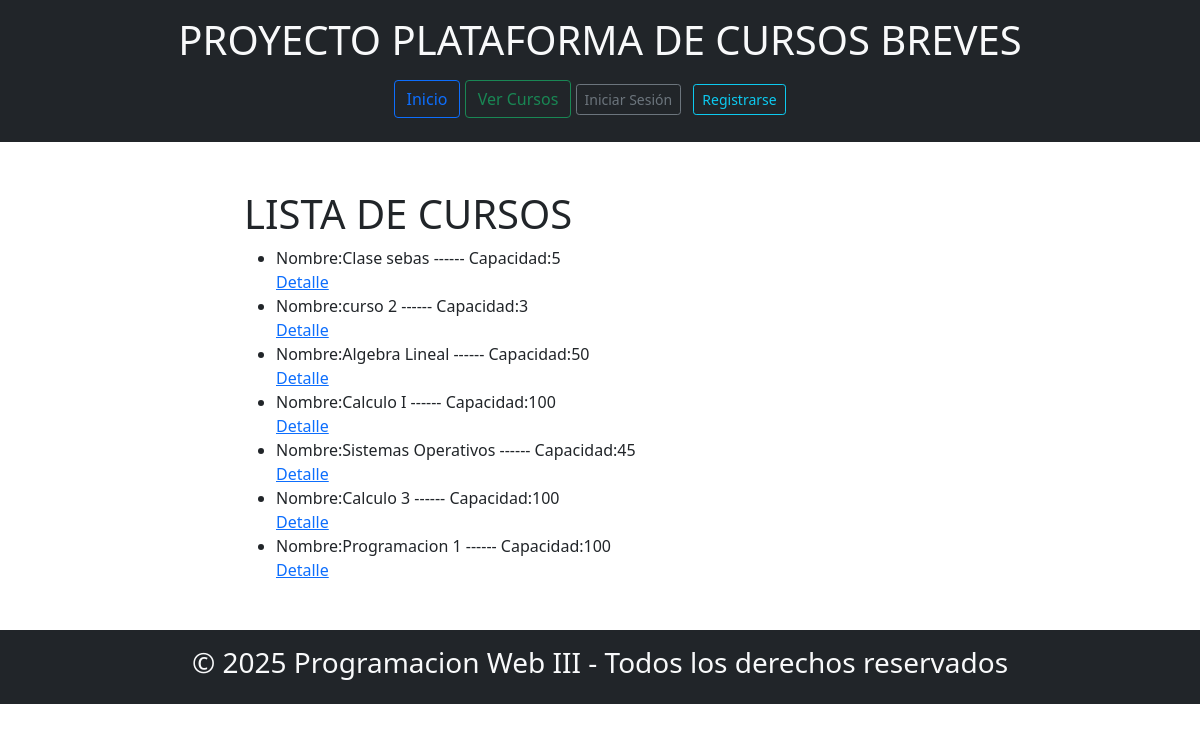
Before: /lista_cursos/ with the older database file.
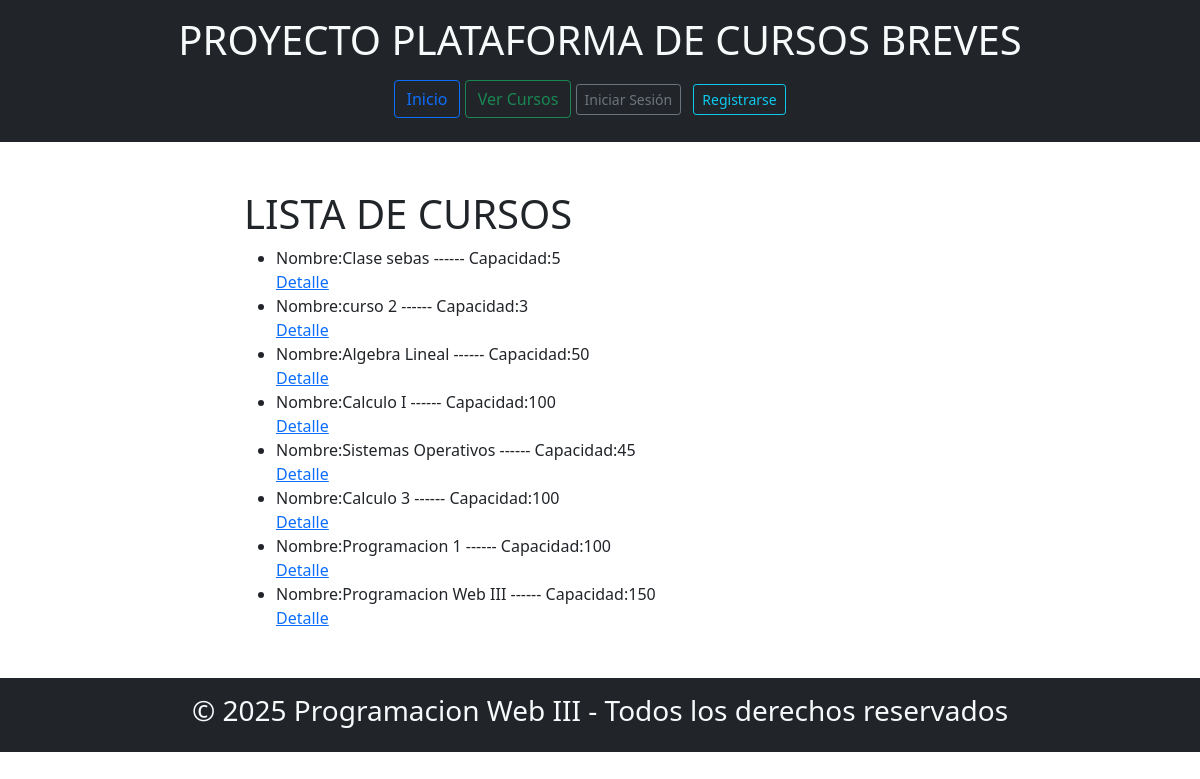
After: the same page with the newer database file.
### aplicacion/models.py (models this page shows, shortened)
class Curso(models.Model):
    nom_curso = models.CharField(max_length=30)
    capacidad = models.IntegerField()
    id_profesor = models.ForeignKey(Profesor, on_delete=models.CASCADE, related_name='cursos')

### aplicacion/views.py (the view)
# urls.py: path('lista_cursos/', views.lista_cursos, name='lista_cursos'),
def lista_cursos(request):
    cursos = Curso.objects.all()
    return render(request,'aplicacion/lista_cursos.html', {'cursos':cursos})

### aplicacion/templates/aplicacion/lista_cursos.html
{% extends "aplicacion/base.html" %}
{% block content %}
    <h1>LISTA DE CURSOS</h1>
    <ul>
        {% for curso in cursos %}
                <li>Nombre:{{curso.nom_curso}} ------ Capacidad:{{curso.capacidad}}</li><a href="{% url 'detalle_curso' curso.pk %}">Detalle</a>
        {% endfor %}
    </ul>
{% endblock content %}

### aplicacion/templates/aplicacion/base.html (shortened to what this page needs)
<!DOCTYPE html>
{% load static %}
<html lang="en">
<head>
    <link rel="stylesheet" href="{% static 'aplicacion/css/estilo.css' %}">
    <link href="https://cdn.jsdelivr.net/npm/bootstrap@5.0.2/dist/css/bootstrap.min.css" rel="stylesheet">
</head>
<body>
    <header class="bg-dark text-light py-3">
      <h1>PROYECTO PLATAFORMA DE CURSOS BREVES</h1>
      <nav style="background-color:#f2f2f2; padding: 10px;" class="bg-dark text-white py-2">
        <a class="btn btn-outline-primary" href="{% url 'home' %}">Inicio</a>
        <a class="btn btn-outline-success" href="{% url 'lista_cursos' %}">Ver Cursos</a>
        {% if user.is_authenticated %}
          {% if user.perfilusuario.rol == 'maestro' %}
            <a class="btn btn-outline-warning" href="{% url 'crear_curso' %}">Crear Curso</a>
            <a class="btn btn-outline-primary" href="{% url 'cursos_creados' %}">Ver mis cursos</a>
          {% elif user.perfilusuario.rol == 'normal' %}
            <a class="btn btn-outline-success" href="{% url 'cursos_inscritos' %}">Ver mis cursos inscritos</a>
          {% endif %}
          <span>Bienvenido {{ user.username }}</span>
          <a class="btn btn-outline-danger btn-sm" href="{% url 'salir' %}">Cerrar Sesión</a>
        {% else %}
          <a class="btn btn-outline-secondary btn-sm me-2" href="{% url 'login' %}">Iniciar Sesión</a>
          <a class="btn btn-outline-info btn-sm" href="{% url 'registrar' %}">Registrarse</a>
        {% endif %}
      </nav>
    </header>
    <main>
      <div class="container mt-3">
        {% block content %}
        {% endblock %}
      </div>
    </main>
    <footer class="bg-dark text-light text-center py-3">
        <h3>© 2025 Programacion Web III - Todos los derechos reservados</h3>
    </footer>
</body>
</html>

### aplicacion/static/aplicacion/css/estilo.css (style rules this page uses)
body { font-family: Arial, Helvetica, sans-serif; margin: 0; padding: 0; background-color: rgb(236, 134, 134); }
header, footer { background-color: #333; color: #c4e783; text-align: center; padding: 1em; }
main { padding: 2em; max-width: 800px; margin: auto; background-color: white; border-radius: 20px; }

Changed rows visible on the page:
added Curso: nom_curso "Programacion Web III", capacidad "150"
